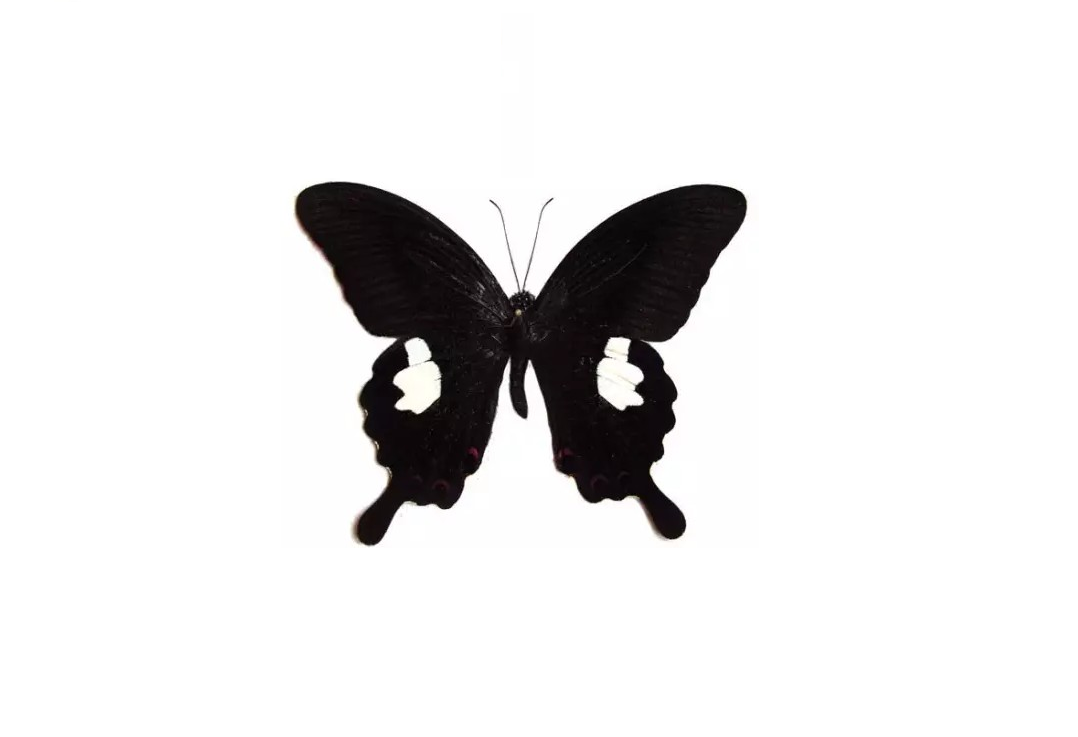
#> input picture picture/butterfly.png, 1078 x 737 px
$ python P_circle.py
#> lines starting #> are read from the running program, lines starting #| are printed output that depends on the picture; after the words box and inside, x2 and y2 are one past the last pixel; in counts of white or black regions, pixels touching at a corner belong together
# coding=utf-8
# 先读图，然后二值化,
# 似圆度

import cv2
import math
import numpy as np
from matplotlib import pyplot as plt

#  此处读入图片，作为接口
origin = cv2.imread('picture/butterfly.png')
#> origin is the input picture: shape (737, 1078, 3); mean B, G, R 229.9, 229.8, 230.4
grayimage = cv2.imread('picture/butterfly.png', 0)
#> grayimage: shape (737, 1078); min 0, max 255, mean 229.3

# 　高斯滤波
blur = cv2.GaussianBlur(grayimage, (5, 5), 0)

# 　二值化：用大津法，此处选项若是THRESH_BINARY_INV，则同意选用白色背景的图片样本
ret, otsu = cv2.threshold(blur, 0, 255, cv2.THRESH_BINARY_INV + cv2.THRESH_OTSU)
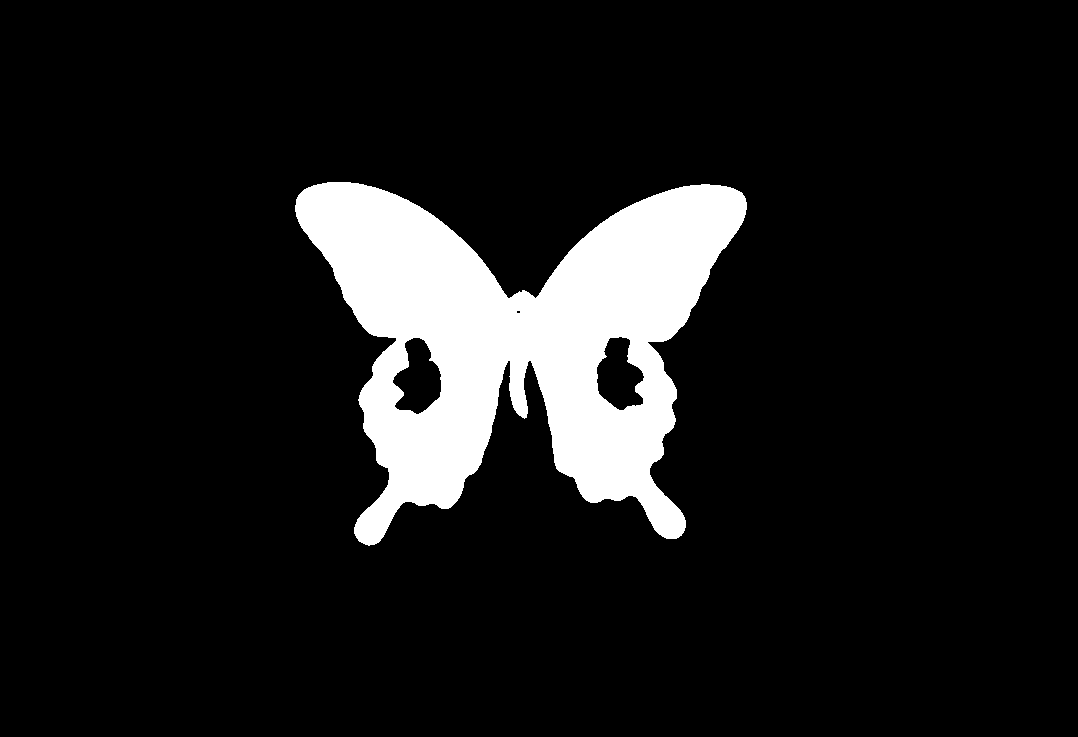
#> otsu: shape (737, 1078); 10.3% white; 1 white region
#> ret = 133

# 找轮廓
contours = cv2.findContours(otsu, cv2.RETR_TREE, cv2.CHAIN_APPROX_SIMPLE)
#> contours = 4 contours, 1 with area under 20; largest, box (x1, y1, x2, y2) and area: (295, 182, 747, 546) 85910, (392, 337, 442, 415) 2451, (596, 336, 645, 411) 2387

# 轮廓集数目

largest_area = 0
largest_contour_index = 0
num = len(contours[1])
#> num = 1
for i in range(num):
#> (the run stopped early here; a loop or call above may not have finished)
